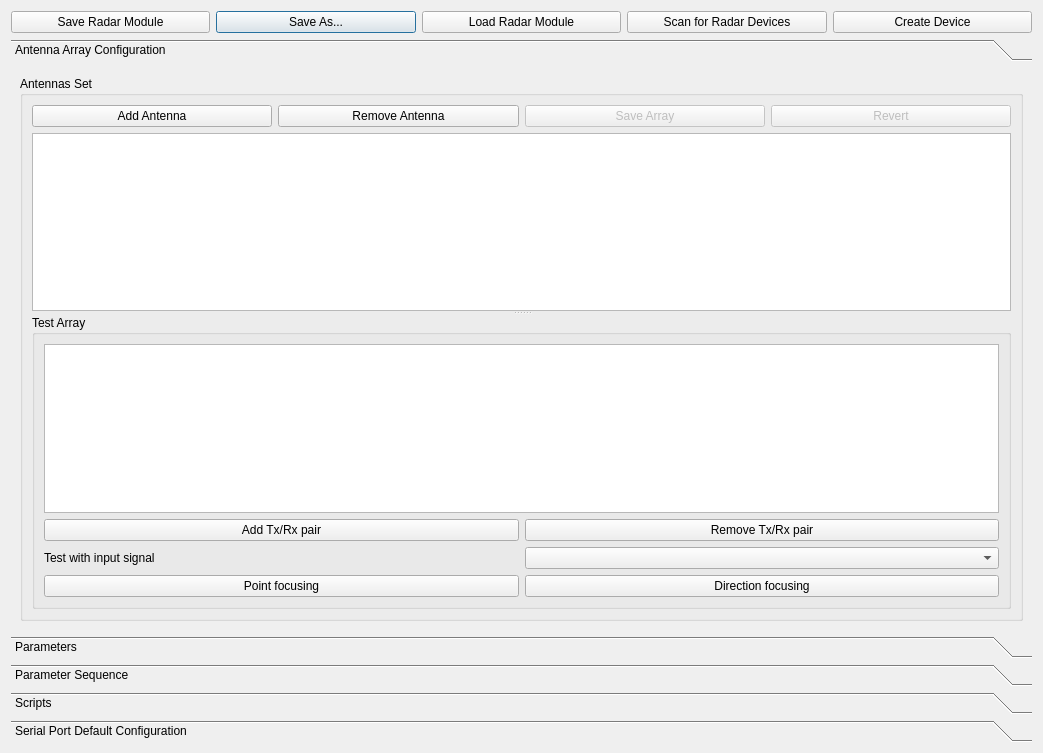
<?xml version="1.0" encoding="UTF-8"?>
<ui version="4.0">
 <class>wndRadarModuleEditor</class>
 <widget class="QDialog" name="wndRadarModuleEditor">
  <property name="geometry">
   <rect>
    <x>0</x>
    <y>0</y>
    <width>1043</width>
    <height>753</height>
   </rect>
  </property>
  <property name="windowTitle">
   <string>Radar Module Editor</string>
  </property>
  <layout class="QGridLayout" name="gridLayout">
   <item row="0" column="1">
    <widget class="QPushButton" name="btnSaveAsRadarModule">
     <property name="text">
      <string>Save As...</string>
     </property>
    </widget>
   </item>
   <item row="0" column="0">
    <widget class="QPushButton" name="btnSaveRadarModule">
     <property name="text">
      <string>Save Radar Module</string>
     </property>
     <property name="icon">
      <iconset theme="document-save"/>
     </property>
    </widget>
   </item>
   <item row="1" column="0" colspan="5">
    <widget class="QToolBox" name="tblRadarConf">
     <property name="enabled">
      <bool>true</bool>
     </property>
     <property name="currentIndex">
      <number>0</number>
     </property>
     <widget class="QWidget" name="pageRadarArray">
      <property name="geometry">
       <rect>
        <x>0</x>
        <y>0</y>
        <width>1025</width>
        <height>543</height>
       </rect>
      </property>
      <attribute name="label">
       <string>Antenna Array Configuration</string>
      </attribute>
      <layout class="QGridLayout" name="gridLayout_5">
       <item row="0" column="0">
        <widget class="QGroupBox" name="gbAntennasCount_2">
         <property name="maximumSize">
          <size>
           <width>16777215</width>
           <height>16777215</height>
          </size>
         </property>
         <property name="title">
          <string>Antennas Set</string>
         </property>
         <layout class="QGridLayout" name="gridLayout_3">
          <item row="0" column="0">
           <widget class="QPushButton" name="btnAddAntenna">
            <property name="text">
             <string>Add Antenna</string>
            </property>
            <property name="icon">
             <iconset theme="document-new"/>
            </property>
           </widget>
          </item>
          <item row="0" column="1">
           <widget class="QPushButton" name="btnRemoveAntenna">
            <property name="text">
             <string>Remove Antenna</string>
            </property>
            <property name="icon">
             <iconset theme="edit-delete"/>
            </property>
           </widget>
          </item>
          <item row="0" column="2">
           <widget class="QPushButton" name="btnConfirmArray">
            <property name="enabled">
             <bool>false</bool>
            </property>
            <property name="text">
             <string>Save Array</string>
            </property>
            <property name="icon">
             <iconset theme="document-save"/>
            </property>
           </widget>
          </item>
          <item row="0" column="3">
           <widget class="QPushButton" name="btnRevertArray">
            <property name="enabled">
             <bool>false</bool>
            </property>
            <property name="text">
             <string>Revert</string>
            </property>
            <property name="icon">
             <iconset theme="edit-undo"/>
            </property>
           </widget>
          </item>
          <item row="1" column="0" colspan="4">
           <widget class="QSplitter" name="splitter">
            <property name="orientation">
             <enum>Qt::Orientation::Vertical</enum>
            </property>
            <widget class="QTableWidget" name="tblArrayEditor"/>
            <widget class="QGroupBox" name="groupBox">
             <property name="maximumSize">
              <size>
               <width>16777215</width>
               <height>300</height>
              </size>
             </property>
             <property name="title">
              <string>Test Array</string>
             </property>
             <layout class="QGridLayout" name="gridLayout_4">
              <item row="0" column="0" colspan="2">
               <widget class="QTableWidget" name="tblTxRxPairTable"/>
              </item>
              <item row="1" column="0">
               <widget class="QPushButton" name="btnAddTxRxPair">
                <property name="text">
                 <string>Add Tx/Rx pair</string>
                </property>
                <property name="icon">
                 <iconset theme="window-new"/>
                </property>
               </widget>
              </item>
              <item row="1" column="1">
               <widget class="QPushButton" name="btnRemoveTxRxPair">
                <property name="text">
                 <string>Remove Tx/Rx pair</string>
                </property>
                <property name="icon">
                 <iconset theme="window-close"/>
                </property>
               </widget>
              </item>
              <item row="2" column="0">
               <widget class="QLabel" name="label">
                <property name="text">
                 <string>Test with input signal</string>
                </property>
               </widget>
              </item>
              <item row="2" column="1">
               <widget class="QComboBox" name="cbSelectSignal"/>
              </item>
              <item row="3" column="0">
               <widget class="QPushButton" name="btnPointFocusing">
                <property name="text">
                 <string>Point focusing</string>
                </property>
               </widget>
              </item>
              <item row="3" column="1">
               <widget class="QPushButton" name="btnDirectionFocusing">
                <property name="text">
                 <string>Direction focusing</string>
                </property>
               </widget>
              </item>
             </layout>
            </widget>
           </widget>
          </item>
         </layout>
        </widget>
       </item>
      </layout>
     </widget>
     <widget class="QWidget" name="pageRadarParameters">
      <property name="geometry">
       <rect>
        <x>0</x>
        <y>0</y>
        <width>1025</width>
        <height>543</height>
       </rect>
      </property>
      <attribute name="label">
       <string>Parameters</string>
      </attribute>
      <layout class="QGridLayout" name="gridLayout_2">
       <item row="1" column="1">
        <widget class="QComboBox" name="cbModuleInquiry"/>
       </item>
       <item row="0" column="1">
        <widget class="QPushButton" name="btnCopyParam">
         <property name="text">
          <string>Copy param</string>
         </property>
         <property name="icon">
          <iconset theme="edit-copy"/>
         </property>
        </widget>
       </item>
       <item row="0" column="3">
        <widget class="QPushButton" name="btnSaveParams">
         <property name="text">
          <string> Save param set</string>
         </property>
         <property name="icon">
          <iconset theme="document-save"/>
         </property>
        </widget>
       </item>
       <item row="3" column="0" colspan="5">
        <widget class="QTableWidget" name="tblParamsEditor">
         <property name="selectionMode">
          <enum>QAbstractItemView::SelectionMode::SingleSelection</enum>
         </property>
        </widget>
       </item>
       <item row="0" column="4">
        <widget class="QPushButton" name="btnRevertParams">
         <property name="text">
          <string>Restore initial set</string>
         </property>
         <property name="icon">
          <iconset theme="edit-undo"/>
         </property>
        </widget>
       </item>
       <item row="1" column="3" colspan="2">
        <widget class="QLineEdit" name="leInquiryCommand"/>
       </item>
       <item row="1" column="2">
        <widget class="QLabel" name="label_13">
         <property name="text">
          <string>Required Value</string>
         </property>
        </widget>
       </item>
       <item row="0" column="0">
        <widget class="QPushButton" name="btnAddParam">
         <property name="text">
          <string>New param</string>
         </property>
         <property name="icon">
          <iconset theme="document-new"/>
         </property>
        </widget>
       </item>
       <item row="0" column="2">
        <widget class="QPushButton" name="btnDeleteParam">
         <property name="text">
          <string>Delete param</string>
         </property>
         <property name="icon">
          <iconset theme="edit-cut"/>
         </property>
        </widget>
       </item>
       <item row="1" column="0">
        <widget class="QLabel" name="label_2">
         <property name="text">
          <string>Module Inquiry Command</string>
         </property>
        </widget>
       </item>
       <item row="2" column="1">
        <widget class="QComboBox" name="cbRadarId"/>
       </item>
       <item row="2" column="0">
        <widget class="QLabel" name="label_14">
         <property name="text">
          <string>Radar ID Inquiry Command</string>
         </property>
        </widget>
       </item>
      </layout>
     </widget>
     <widget class="QWidget" name="tblParamSequence">
      <property name="geometry">
       <rect>
        <x>0</x>
        <y>0</y>
        <width>1025</width>
        <height>543</height>
       </rect>
      </property>
      <attribute name="label">
       <string>Parameter Sequence</string>
      </attribute>
      <layout class="QGridLayout" name="gridLayout_11">
       <item row="0" column="0">
        <widget class="QSplitter" name="splitter_3">
         <property name="orientation">
          <enum>Qt::Orientation::Horizontal</enum>
         </property>
         <widget class="QGroupBox" name="groupBox_6">
          <property name="title">
           <string>Init</string>
          </property>
          <layout class="QGridLayout" name="gridLayout_12">
           <item row="0" column="0">
            <widget class="QPushButton" name="btnAddInitParam">
             <property name="text">
              <string>New</string>
             </property>
             <property name="icon">
              <iconset theme="document-new"/>
             </property>
            </widget>
           </item>
           <item row="0" column="1">
            <widget class="QPushButton" name="btnRemoveInitParam">
             <property name="text">
              <string>Remove</string>
             </property>
             <property name="icon">
              <iconset theme="edit-cut"/>
             </property>
            </widget>
           </item>
           <item row="1" column="0" colspan="2">
            <widget class="QTableWidget" name="tblParamsInit">
             <property name="contextMenuPolicy">
              <enum>Qt::ContextMenuPolicy::CustomContextMenu</enum>
             </property>
            </widget>
           </item>
          </layout>
         </widget>
         <widget class="QGroupBox" name="groupBox_7">
          <property name="title">
           <string>Acquisition</string>
          </property>
          <layout class="QGridLayout" name="gridLayout_13">
           <item row="0" column="0">
            <widget class="QPushButton" name="btnAddAcquisitionParam">
             <property name="text">
              <string>New</string>
             </property>
             <property name="icon">
              <iconset theme="document-new"/>
             </property>
            </widget>
           </item>
           <item row="0" column="1">
            <widget class="QPushButton" name="btnRemoveAcquisitionParam">
             <property name="text">
              <string>Remove</string>
             </property>
             <property name="icon">
              <iconset theme="edit-cut"/>
             </property>
            </widget>
           </item>
           <item row="1" column="0" colspan="2">
            <widget class="QTableWidget" name="tblParamsAcquisition">
             <property name="contextMenuPolicy">
              <enum>Qt::ContextMenuPolicy::CustomContextMenu</enum>
             </property>
            </widget>
           </item>
          </layout>
         </widget>
         <widget class="QGroupBox" name="groupBox_8">
          <property name="title">
           <string>Post-acquisition</string>
          </property>
          <layout class="QGridLayout" name="gridLayout_14">
           <item row="0" column="0">
            <widget class="QPushButton" name="btnAddPostAcqParam">
             <property name="text">
              <string>New</string>
             </property>
             <property name="icon">
              <iconset theme="document-new"/>
             </property>
            </widget>
           </item>
           <item row="0" column="1">
            <widget class="QPushButton" name="btnRemovePostAcqParam">
             <property name="text">
              <string>Remove</string>
             </property>
             <property name="icon">
              <iconset theme="edit-cut"/>
             </property>
            </widget>
           </item>
           <item row="1" column="0" colspan="2">
            <widget class="QTableWidget" name="tblParamsPostAcquisition">
             <property name="contextMenuPolicy">
              <enum>Qt::ContextMenuPolicy::CustomContextMenu</enum>
             </property>
            </widget>
           </item>
          </layout>
         </widget>
        </widget>
       </item>
      </layout>
     </widget>
     <widget class="QWidget" name="pageScripts">
      <property name="geometry">
       <rect>
        <x>0</x>
        <y>0</y>
        <width>1025</width>
        <height>543</height>
       </rect>
      </property>
      <attribute name="label">
       <string>Scripts</string>
      </attribute>
      <layout class="QGridLayout" name="gridLayout_6">
       <item row="0" column="0">
        <widget class="QSplitter" name="splitter_2">
         <property name="orientation">
          <enum>Qt::Orientation::Horizontal</enum>
         </property>
         <widget class="QGroupBox" name="groupBox_2">
          <property name="title">
           <string>Power up scripts</string>
          </property>
          <layout class="QGridLayout" name="gridLayout_7">
           <item row="0" column="0">
            <widget class="QPushButton" name="btnAddInitScript">
             <property name="text">
              <string>New</string>
             </property>
             <property name="icon">
              <iconset theme="document-new"/>
             </property>
            </widget>
           </item>
           <item row="0" column="1">
            <widget class="QPushButton" name="btnRemoveInitScript">
             <property name="text">
              <string>Remove</string>
             </property>
             <property name="icon">
              <iconset theme="edit-cut"/>
             </property>
            </widget>
           </item>
           <item row="1" column="0" colspan="2">
            <widget class="QTableWidget" name="tblScriptsInit">
             <property name="contextMenuPolicy">
              <enum>Qt::ContextMenuPolicy::CustomContextMenu</enum>
             </property>
            </widget>
           </item>
          </layout>
         </widget>
         <widget class="QGroupBox" name="groupBox_3">
          <property name="title">
           <string>Acquisition Scripts</string>
          </property>
          <layout class="QGridLayout" name="gridLayout_8">
           <item row="0" column="0">
            <widget class="QPushButton" name="btnAddAcquisitionScript">
             <property name="text">
              <string>New</string>
             </property>
             <property name="icon">
              <iconset theme="document-new"/>
             </property>
            </widget>
           </item>
           <item row="0" column="1">
            <widget class="QPushButton" name="btnRemoveAcquisitionScript">
             <property name="text">
              <string>Remove</string>
             </property>
             <property name="icon">
              <iconset theme="edit-cut"/>
             </property>
            </widget>
           </item>
           <item row="1" column="0" colspan="2">
            <widget class="QTableWidget" name="tblScriptsAcquisition">
             <property name="contextMenuPolicy">
              <enum>Qt::ContextMenuPolicy::CustomContextMenu</enum>
             </property>
            </widget>
           </item>
          </layout>
         </widget>
         <widget class="QGroupBox" name="groupBox_4">
          <property name="title">
           <string>Post-acquisition scripts</string>
          </property>
          <layout class="QGridLayout" name="gridLayout_9">
           <item row="0" column="0">
            <widget class="QPushButton" name="btnAddPostAcquisitionScript">
             <property name="text">
              <string>New</string>
             </property>
             <property name="icon">
              <iconset theme="document-new"/>
             </property>
            </widget>
           </item>
           <item row="0" column="1">
            <widget class="QPushButton" name="btnRemovePostAcquisitionScript">
             <property name="text">
              <string>Remove</string>
             </property>
             <property name="icon">
              <iconset theme="edit-cut"/>
             </property>
            </widget>
           </item>
           <item row="1" column="0" colspan="2">
            <widget class="QTableWidget" name="tblScriptsPostAcq">
             <property name="contextMenuPolicy">
              <enum>Qt::ContextMenuPolicy::CustomContextMenu</enum>
             </property>
            </widget>
           </item>
          </layout>
         </widget>
        </widget>
       </item>
      </layout>
     </widget>
     <widget class="QWidget" name="pageSerialPort">
      <property name="geometry">
       <rect>
        <x>0</x>
        <y>0</y>
        <width>1025</width>
        <height>543</height>
       </rect>
      </property>
      <attribute name="label">
       <string>Serial Port Default Configuration</string>
      </attribute>
      <layout class="QGridLayout" name="gridLayout_10">
       <item row="7" column="0">
        <widget class="QLabel" name="label_10">
         <property name="text">
          <string>Serial Number (hex)</string>
         </property>
        </widget>
       </item>
       <item row="2" column="1" colspan="2">
        <widget class="QComboBox" name="cbParity">
         <item>
          <property name="text">
           <string>No Parity</string>
          </property>
         </item>
         <item>
          <property name="text">
           <string>Even </string>
          </property>
         </item>
         <item>
          <property name="text">
           <string>Odd</string>
          </property>
         </item>
         <item>
          <property name="text">
           <string>Space</string>
          </property>
         </item>
         <item>
          <property name="text">
           <string>Mark</string>
          </property>
         </item>
        </widget>
       </item>
       <item row="4" column="0">
        <widget class="QLabel" name="label_7">
         <property name="text">
          <string>Flow Control</string>
         </property>
        </widget>
       </item>
       <item row="1" column="1" colspan="2">
        <widget class="QSpinBox" name="sbDataBits">
         <property name="minimum">
          <number>5</number>
         </property>
         <property name="maximum">
          <number>9</number>
         </property>
         <property name="value">
          <number>8</number>
         </property>
        </widget>
       </item>
       <item row="7" column="1">
        <widget class="QLineEdit" name="leSerialNumber"/>
       </item>
       <item row="3" column="0">
        <widget class="QLabel" name="label_6">
         <property name="text">
          <string>Stop Bits</string>
         </property>
        </widget>
       </item>
       <item row="3" column="1" colspan="2">
        <widget class="QComboBox" name="cbStopBits">
         <item>
          <property name="text">
           <string>1</string>
          </property>
         </item>
         <item>
          <property name="text">
           <string>1.5</string>
          </property>
         </item>
         <item>
          <property name="text">
           <string>2</string>
          </property>
         </item>
        </widget>
       </item>
       <item row="4" column="1" colspan="2">
        <widget class="QComboBox" name="cbFlowControl">
         <item>
          <property name="text">
           <string>No flow control</string>
          </property>
         </item>
         <item>
          <property name="text">
           <string>RTS/CTS</string>
          </property>
         </item>
         <item>
          <property name="text">
           <string>XON/XOFF</string>
          </property>
         </item>
        </widget>
       </item>
       <item row="8" column="0">
        <widget class="QLabel" name="label_11">
         <property name="text">
          <string>VendorId (hex)</string>
         </property>
        </widget>
       </item>
       <item row="5" column="1">
        <widget class="QLineEdit" name="leSerialDescription"/>
       </item>
       <item row="5" column="0">
        <widget class="QLabel" name="label_8">
         <property name="text">
          <string>Serial Description</string>
         </property>
        </widget>
       </item>
       <item row="9" column="1">
        <widget class="QLineEdit" name="leProductId"/>
       </item>
       <item row="0" column="0">
        <widget class="QLabel" name="label_3">
         <property name="text">
          <string>Baud rate</string>
         </property>
        </widget>
       </item>
       <item row="6" column="1">
        <widget class="QLineEdit" name="leSerialManufacturer"/>
       </item>
       <item row="10" column="2" colspan="2">
        <spacer name="verticalSpacer">
         <property name="orientation">
          <enum>Qt::Orientation::Vertical</enum>
         </property>
         <property name="sizeHint" stdset="0">
          <size>
           <width>20</width>
           <height>40</height>
          </size>
         </property>
        </spacer>
       </item>
       <item row="6" column="0">
        <widget class="QLabel" name="label_9">
         <property name="text">
          <string>Manufacturer (hex)</string>
         </property>
        </widget>
       </item>
       <item row="2" column="0">
        <widget class="QLabel" name="label_5">
         <property name="text">
          <string>Parity</string>
         </property>
        </widget>
       </item>
       <item row="8" column="1">
        <widget class="QLineEdit" name="leVendorId"/>
       </item>
       <item row="0" column="1" colspan="2">
        <widget class="QComboBox" name="cbBaudRate">
         <property name="currentText">
          <string>4800 </string>
         </property>
         <item>
          <property name="text">
           <string>4800 </string>
          </property>
         </item>
         <item>
          <property name="text">
           <string>9600</string>
          </property>
         </item>
         <item>
          <property name="text">
           <string>19200</string>
          </property>
         </item>
         <item>
          <property name="text">
           <string>38400</string>
          </property>
         </item>
         <item>
          <property name="text">
           <string>57600</string>
          </property>
         </item>
         <item>
          <property name="text">
           <string>115200</string>
          </property>
         </item>
         <item>
          <property name="text">
           <string>230400</string>
          </property>
         </item>
         <item>
          <property name="text">
           <string>460800</string>
          </property>
         </item>
         <item>
          <property name="text">
           <string>921600</string>
          </property>
         </item>
        </widget>
       </item>
       <item row="1" column="0">
        <widget class="QLabel" name="label_4">
         <property name="text">
          <string>Data bits</string>
         </property>
        </widget>
       </item>
       <item row="9" column="0">
        <widget class="QLabel" name="label_12">
         <property name="text">
          <string>ProductId (hex)</string>
         </property>
        </widget>
       </item>
      </layout>
     </widget>
    </widget>
   </item>
   <item row="0" column="2">
    <widget class="QPushButton" name="btnLoadRadarModule">
     <property name="text">
      <string>Load Radar Module</string>
     </property>
     <property name="icon">
      <iconset theme="document-open"/>
     </property>
    </widget>
   </item>
   <item row="0" column="3">
    <widget class="QPushButton" name="btnScanRadarDevices">
     <property name="text">
      <string>Scan for Radar Devices</string>
     </property>
    </widget>
   </item>
   <item row="0" column="4">
    <widget class="QPushButton" name="btnCreateDevice">
     <property name="text">
      <string>Create Device</string>
     </property>
    </widget>
   </item>
  </layout>
 </widget>
 <resources/>
 <connections/>
</ui>
